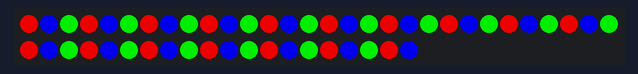
Recording of a sketch running on a simulated Arduino Zero (SAMD21). Parts: 50 RGB LEDs in strip order, left to right, continuing on the next row.

Above: at 3.1 s.
At 3.6 s:
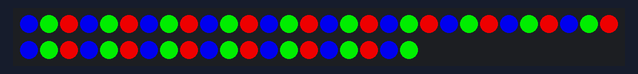
At 4.1 s:
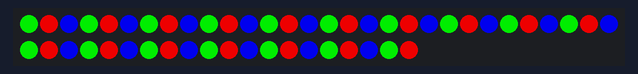

Measured:
- by itself, everything shown: repeats every 1.5 s, in 3 steps
- what the display in image 0 shows lasts 0.5 s, from 3.0 s to 3.5 s

The sketch:

arcade_pattern.ino
```cpp
#include <FastLED.h>

// ~~~~~ Pick your colours here! ~~~~~

uint8_t set1[3] = {255,0,0}; // RGB colour set 1
uint8_t set2[3] = {0,255,0}; // RGB colour set 2
uint8_t set3[3] = {0,0,255}; // RGB colour set 3
uint16_t rate = 120; // How fast the program runs in BPM (beats per minute)

// ~~~~~ No need to change anything else ~~~~~

#define LEDPIN      A2
#define COLOR_ORDER RGB
#define CHIPSET     WS2811
#define NUM_LEDS    50

uint16_t brightness = 200;

CRGB leds[NUM_LEDS];

uint8_t phase;
uint16_t bpm = 60000/rate;

void setup() {
  SerialUSB.begin(115200);
  delay(3000);
  FastLED.addLeds<CHIPSET, LEDPIN, COLOR_ORDER>(leds, NUM_LEDS).setCorrection(TypicalLEDStrip);
  FastLED.setBrightness(brightness);

}

void loop() {
  for(uint8_t n = 0; n < NUM_LEDS; n++) {
    if((n + phase) % 3 == 0) {
      leds[n] = CRGB(set1[0], set1[1], set1[2]);
    }
    else if(((n + phase) + 1) % 3 == 0) {
      leds[n] = CRGB(set2[0], set2[1], set2[2]);
    }
    else if(((n + phase) + 2) % 3 == 0) {
      leds[n] = CRGB(set3[0], set3[1], set3[2]);
    }
  }
  FastLED.show();

  phase++;
  delay(bpm);

}
```
